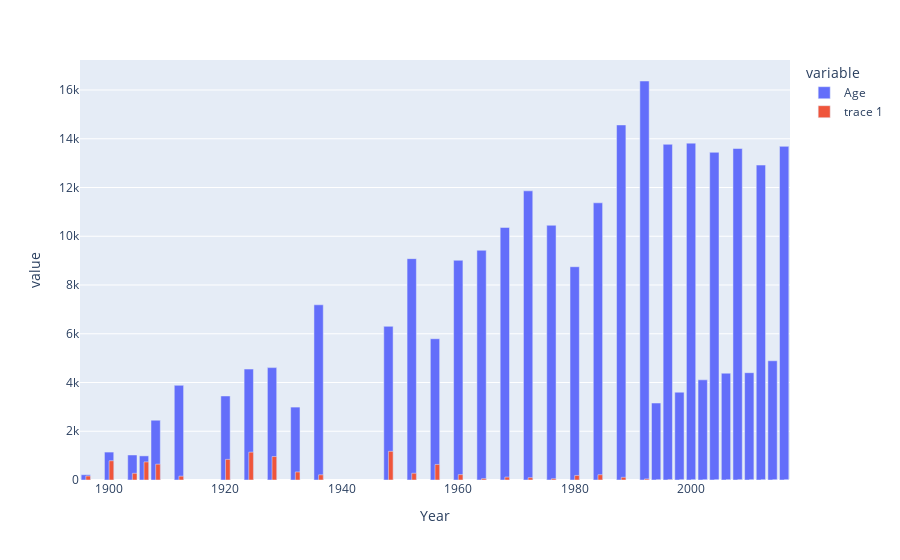

The code cell stored with this chart in its notebook:
### Markdown cell above
Looking at amount of competitors and amount of missing age values side-by-side  
Here we can really get a sense of how small the amount of missing values is  
Even in earlier years where the percentages are as high as 75%, the amount of competitors was so low that it has a very low impact

Again we can see the fact that the records from older years are less complete in terms of age records

### Code cell
# TODO update graph title and layout
fig = px.bar(df_athlete.groupby(by = "Year")["Age"].count())

fig.add_bar(x = missing_age_values["Year"], y = missing_age_values["Amount of Missing Values"])

fig.update_layout(barmode = "group")

fig.show()

### Figure 1 — Plotly figure (JSON) as saved in the notebook; plotly's stock layout.template omitted (floating-point values rounded to 4 significant figures)
{"data": [{"alignmentgroup": "True", "hovertemplate": "variable=Age<br>Year=%{x}<br>value=%{y}<extra></extra>", "legendgroup": "Age", "marker": {"color": "#636efa", "pattern": {"shape": ""}}, "name": "Age", "offsetgroup": "Age", "orientation": "v", "showlegend": true, "textposition": "auto", "type": "bar", "x": [1896, 1900, 1904, 1906, 1908, 1912, 1920, 1924, 1928, 1932, 1936, 1948, 1952, 1956, 1960, 1964, 1968, 1972, 1976, 1980, 1984, 1988, 1992, 1994, 1996, 1998, 2000, 2002, 2004, 2006, 2008, 2010, 2012, 2014, 2016], "xaxis": "x", "y": [217, 1146, 1027, 990, 2452, 3884, 3447, 4551, 4611, 2991, 7188, 6304, 9081, 5796, 9014, 9424, 10361, 11863, 10450, 8750, 11372, 14566, 16369, 3158, 13772, 3603, 13820, 4109, 13443, 4382, 13600, 4402, 12920, 4891, 13688], "yaxis": "y"}, {"type": "bar", "x": [1896, 1900, 1904, 1906, 1908, 1912, 1920, 1924, 1928, 1932, 1936, 1948, 1952, 1956, 1960, 1964, 1968, 1972, 1976, 1980, 1984, 1988, 1992, 1994, 1996, 1998, 2000, 2002, 2004, 2006, 2008, 2010, 2012, 2014, 2016], "y": [163, 790, 274, 743, 649, 156, 845, 1142, 963, 330, 213, 1176, 277, 638, 221, 56, 118, 96, 52, 187, 216, 110, 44, 2, 8, 2, 1, 0, 0, 0, 2, 0, 0, 0, 0]}], "layout": {"barmode": "group", "legend": {"title": {"text": "variable"}, "tracegroupgap": 0}, "margin": {"t": 60}, "xaxis": {"anchor": "y", "domain": [0, 1], "title": {"text": "Year"}}, "yaxis": {"anchor": "x", "domain": [0, 1], "title": {"text": "value"}}}}
